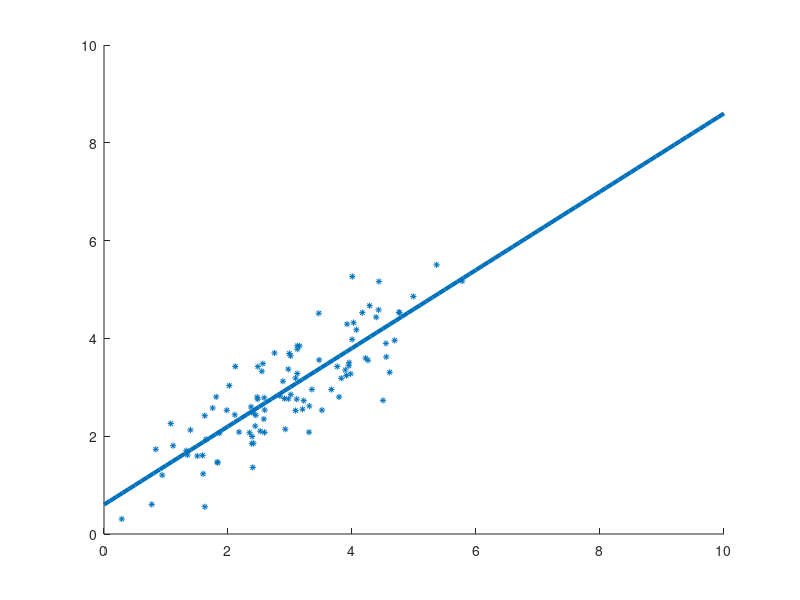

Reproduce this figure in MATLAB.
mu=3+zeros(1, 2); samples=100;
s1=1; s2=1; r=.8; sigma=[s1^2 s1*s2*r; s1*s2*r s2^2];
X=mvnrnd(mu, sigma, samples);
scatter(X(:,1),X(:,2),20,'*r'); hold on

x=0:.1:10; y=mu(1)+sigma(1, 2)/(sigma(2,2)) * (x-mu(2));
plot(x, y, '-', 'LineWidth', 3);

set(gcf, 'Units', 'inches'); set(gcf, 'position', [1, 1, 4, 4]);